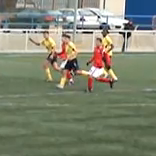
#> input picture Images/Chapter10/Input/frame1.bmp, 156 x 156 px, found by its file name
$ python ColorHistograms.py
#> lines starting #> are read from the running program, lines starting #| are printed output that depends on the picture; after the words box and inside, x2 and y2 are one past the last pixel; in counts of white or black regions, pixels touching at a corner belong together
### Modules/ImageUtilities.py
'''
Feature Extraction and Image Processing
Mark S. Nixon & Alberto S. Aguado
http://www.southampton.ac.uk/~msn/book/
ImageUtilities: Helper module to support image read, create, show and write
                Uses PIL and numpy to work with arrays containing image data
'''

# Image load by using PIL
from PIL import Image

# Array to store image data
from numpy import array, zeros, amax, amin, clip

# Show an image
from matplotlib.pyplot import imshow
import matplotlib.pyplot as plt

# Read an image returning an array with 3 color components
def imageReadRGB(fileName):
    inputImage = Image.open(fileName)
#> inputImage is the input picture: PIL image 156x156 RGB; mean R, G, B 128.3, 132.6, 113.7
    width, height = inputImage.size
#> width = 156; height = 156

    inputArray = array(inputImage)
    inputArray = inputArray[:, :, 0:3]

    return inputArray, width, height

# Read an image returning an array with 3 float color components
# [57 lines left out: functions imageReadRGBF, imageReadL, imageSaveF, imageSaveL, imageSaveRGB, not called in this run]

# Create a zero array with 3 color components
def createImageRGB(width, height):
    outputArray = zeros((height, width, 3), dtype='uint8')

    return outputArray

# Create a zero array with a color components
# [16 lines left out: functions createImageL, createImageUV, createImage2I, not called in this run]

# Create a zero array with float components
def createImageF(width, height, numComponents = 1):
    if numComponents == 1:
        outputArray = zeros((height, width), dtype='float')
    else:
        outputArray = zeros((height, width, numComponents), dtype='float')

    return outputArray

# Create a multidimensional dimensional array
# [77 lines left out: functions createImageNF, createImageFromDataF, createScaleImageL, scaleImageL, createVectorFromDataF, createVectorF and 1 more, not called in this run]

# Show an array containing image data
def showImageRGB(image):
    # Create output and show
    outputImage = Image.fromarray(image, 'RGB')
    outputImage.show()

# Show an array containing image data
# [82 lines left out: functions showImageL, showImageF, plotImageRGB, plotImageRGBF, plotImageL, plotImageF, not called in this run]

### Modules/PlotUtilities.py
'''
Feature Extraction and Image Processing
Mark S. Nixon & Alberto S. Aguado
http://www.southampton.ac.uk/~msn/book/
PlotUtilities: Helper module to show plots of image data
          Uses numpy  and matplotlib to work with arrays and plots
'''

# Math functions
import math

# Array to store data
import numpy as np

# Array to store image data
from numpy import zeros

# Plot functions
import matplotlib.pyplot as plt
import matplotlib.ticker as ticker

# Two alternative ways to import Axes3D.
import importlib
importlib.import_module('mpl_toolkits.mplot3d').Axes3D
#from mpl_toolkits.mplot3d import Axes3D

# Plot a histogram of data
# [102 lines left out: functions plotHistogram, plotCurve, plot2Curves, plotCurves, plotCurveXY, not called in this run]

# Plot a histogram of data
def plot3DColorHistogram(dataZ, colorsRGB, zRange = [0, 0]):

    width = dataZ.shape[1]
    height = dataZ.shape[0]

    # Convert data to array
    zData = np.array(dataZ)

    # Create an X-Y mesh of the same dimension as the 2D data
    xData, yData = np.meshgrid( np.arange(width), np.arange(height))

    # Flatten the arrays so that they may be passed to "axes.bar3d".
    xData = xData.flatten()
    yData = yData.flatten()
    zData = zData.flatten()

    colorsArray = colorsRGB.reshape((width * height, 3))

    # Create figure
    fig = plt.figure()
    axes = fig.add_subplot(projection='3d')
    axes.bar3d( xData, yData, np.zeros(len(zData)), .98, .98, zData, color=colorsArray, alpha=1.0, zsort='max')

    axes.set_xlim3d(0, width)
    axes.set_ylim3d(0, height)
    if zRange[0] != 0 or zRange[1] != 0:
        axes.set_zlim3d([zRange[0], zRange[1]])

    plt.show()

# Plot a histogram of data
# [198 lines left out: functions plot3DHistogram, plotColorSurface, plotSurface, plotWireframe, plotQuiver, not called in this run]

### PhytonWorkSpace5Edition/ExamplesPython_3.12.8/Chapter10/ColorHistograms.py
'''
Feature Extraction and Image Processing
Mark S. Nixon & Alberto S. Aguado
http://www.southampton.ac.uk/~msn/book/
Chapter 10
ColorHistograms: Compute 2D colour histogram of an image
'''

# Set up modules path
# It can also be set in sys variables
import os
import sys
sys.path.append(os.path.join(os.path.dirname(__file__), "../../Modules"))

# Setup modules
from ImageUtilities import imageReadRGB, showImageRGB, createImageF, createImageRGB
from PlotUtilities import plot3DColorHistogram

# Math and iteration
from math import exp
from timeit import itertools

'''
Parameters:
    pathToDir = Input image directory
    imageName = Input image name
    histoSize = Size of the histogram
    position = position of the region
    regionRadius = Size of the kernel
    sigma = weight control
'''
pathToDir = os.path.join(os.path.dirname(__file__), "../../Images/Chapter10/Input/")
imageName = "frame1.bmp"

histSize = 64
position = [100, 60]
regionRadius = [12, 18]

sigma  = 4.0

# Show input image
inputImage, width, height = imageReadRGB(pathToDir + imageName)
#> width = 156; height = 156
showImageRGB(inputImage)

# Three float array to store colors to be used in the surface plot
colorsRGB = createImageF(histSize, histSize, 3)

# Quantization scale
colourScale = 256.0 / histSize

# Create region image and histogram
regionImage = createImageRGB(2*regionRadius[0], 2*regionRadius[1])
histogram = createImageF(histSize, histSize)
sumValue = 0
for deltaX, deltaY in itertools.product(range(-regionRadius[0],regionRadius[0]), range(-regionRadius[1], regionRadius[1])):

    x, y  = position[0] + deltaX, position[1] + deltaY
    px,py = deltaX+regionRadius[0], deltaY+regionRadius[1]

    if x>0 and y>0 and x<width and y<height :

        regionImage[py,px] = inputImage[y,x]
        w = exp(-(deltaX*deltaX + deltaY*deltaY)/(2*sigma*sigma))

        rgb = inputImage[y,x] / 256.0
        Cb = int((128 - 37.79*rgb[0] - 74.203*rgb[1] +    112*rgb[2])/colourScale)
        Cr = int((128 +   112*rgb[0] - 93.786*rgb[1] - 18.214*rgb[2])/colourScale)

        histogram[Cr,Cb] += w
        sumValue += w
#> this loop made 864 passes
#> (rgb, Cb, Cr) on passes 1 to 12: ([0.828, 0.762, 0.625], 27, 34), ([0.828, 0.762, 0.625], 27, 34), ([0.82, 0.75, 0.641], 28, 34), ([0.82, 0.75, 0.641], 28, 34), ([0.805, 0.758, 0.672], 29, 33), ([0.801, 0.754, 0.668], 29, 33), ([0.812, 0.754, 0.695], 29, 33), ([0.84, 0.781, 0.723], 29, 33), ([0.891, 0.855, 0.785], 29, 33), ([0.875, 0.836, 0.766], 29, 33), ([0.605, 0.617, 0.523], 29, 32), ([0.43, 0.438, 0.348], 29, 32)
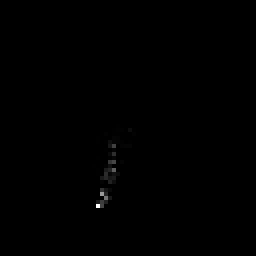
#> histogram: shape (64, 64) float64 (shown 4 times larger); min 0, max 15.16, mean 0.0245; drawn with min black and max white
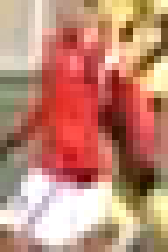
#> regionImage: shape (36, 24, 3) (shown 7 times larger); mean R, G, B 192.3, 136.2, 116.8
#> after the loop, sumValue = 100.2

for r,b in itertools.product(range(0, histSize), range(0, histSize)):
    histogram[r,b] /= sumValue
    colorsRGB[r,b] = [0.1, .4, .8]
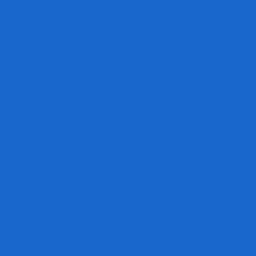
#> colorsRGB: shape (64, 64, 3) float64 (shown 4 times larger); mean of channels 0, 1, 2 0.1, 0.4, 0.8; drawn as R, G, B
#> histogram: shape (64, 64) float64; 2.59% of pixels changed, all inside (x1, y1, x2, y2) = (21, 31, 34, 52)

# Show results
showImageRGB(regionImage)
plot3DColorHistogram(histogram, colorsRGB)
#> in plot3DColorHistogram, `zData = zData.flatten()`: zData = 4096 values, max 0.151 at index 3288, min 0 at index 0, mean 0.000244
#> in plot3DColorHistogram, `plt.show()`:
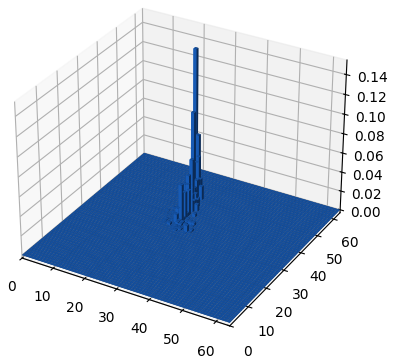
#> figure drawn by matplotlib, 1 panel

#imageSaveRGB(regionImage, "../../Images/Chapter9/Results/Fig_code9_1/region.png")

$ run again, with Images/Chapter10/Input/frame2.bmp copied over Images/Chapter10/Input/frame1.bmp
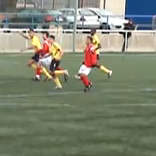
#> input picture Images/Chapter10/Input/frame2.bmp, 156 x 156 px, found by its file name
#> in imageReadRGB, inputImage is the input picture: PIL image 156x156 RGB; mean R, G, B 127.8, 132.8, 114.2
#> `inputImage, width, height = imageReadRGB(pathToDir + imageName)`: width = 156
#> the loop `for deltaX, deltaY in itertools.product(range(-regionRadius[0],regionR..` made 864 passes
#> (rgb, Cb, Cr) on passes 1 to 8: ([0.695, 0.473, 0.379], 27, 38), ([0.602, 0.379, 0.289], 27, 38), ([0.586, 0.297, 0.238], 27, 40), ([0.625, 0.336, 0.277], 27, 40), ([0.785, 0.324, 0.332], 27, 44), ([0.832, 0.367, 0.375], 27, 44), ([0.875, 0.414, 0.43], 28, 44), ([0.762, 0.301, 0.316], 28, 44)
#> after the loop `for deltaX, deltaY in itertools.product(range(-regionRadius[0],regionR..`:
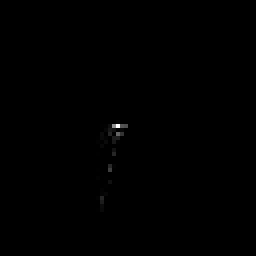
#> histogram: shape (64, 64) float64 (shown 4 times larger); min 0, max 20.11, mean 0; drawn with min black and max white
#> after the loop `for deltaX, deltaY in itertools.product(range(-regionRadius[0],regionR..`: sumValue = 100.2
#> zData = 4096 values, max 0.201 at index 2013, min 0 at index 0, mean 0.000244
#> in plot3DColorHistogram, `plt.show()`:
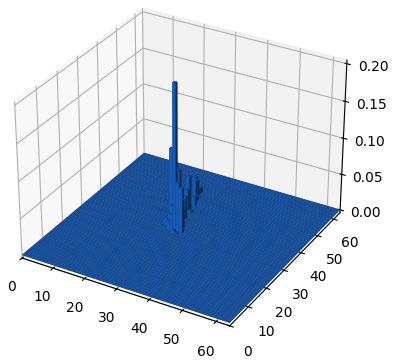
#> figure drawn by matplotlib, 1 panel

$ run again, with Images/Chapter10/Input/frame3.bmp copied over Images/Chapter10/Input/frame1.bmp
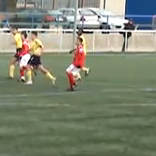
#> input picture Images/Chapter10/Input/frame3.bmp, 156 x 156 px, found by its file name
#> in imageReadRGB, inputImage is the input picture: PIL image 156x156 RGB; mean R, G, B 128.2, 133.6, 114.9
#> `inputImage, width, height = imageReadRGB(pathToDir + imageName)`: width = 156
#> the loop `for deltaX, deltaY in itertools.product(range(-regionRadius[0],regionR..` made 864 passes
#> (rgb, Cb, Cr) on passes 1 to 8: ([0.871, 0.805, 0.66], 27, 34), ([0.871, 0.805, 0.66], 27, 34), ([0.836, 0.746, 0.648], 28, 34), ([0.82, 0.73, 0.637], 28, 34), ([0.801, 0.73, 0.633], 28, 34), ([0.781, 0.707, 0.609], 28, 34), ([0.812, 0.77, 0.68], 29, 33), ([0.816, 0.773, 0.684], 29, 33)
#> after the loop `for deltaX, deltaY in itertools.product(range(-regionRadius[0],regionR..`:
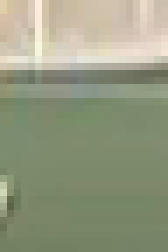
#> regionImage: shape (36, 24, 3) (shown 7 times larger); mean R, G, B 148.7, 154.3, 128.3
#> after the loop `for deltaX, deltaY in itertools.product(range(-regionRadius[0],regionR..`: sumValue = 100.2
#> zData = 4096 values, max 0.511 at index 2013, min 0 at index 0, mean 0.000244
#> in plot3DColorHistogram, `plt.show()`:
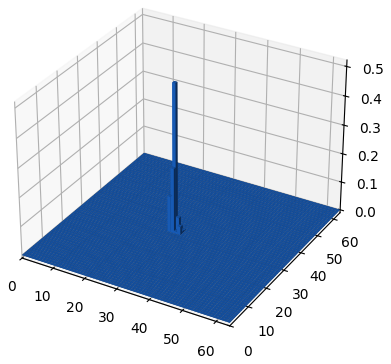
#> figure drawn by matplotlib, 1 panel

$ run again, with Images/Chapter10/Input/frame4.bmp copied over Images/Chapter10/Input/frame1.bmp
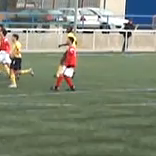
#> input picture Images/Chapter10/Input/frame4.bmp, 156 x 156 px, found by its file name
#> in imageReadRGB, inputImage is the input picture: PIL image 156x156 RGB; mean R, G, B 127.4, 133.4, 114.9
#> `inputImage, width, height = imageReadRGB(pathToDir + imageName)`: width = 156
#> the loop `for deltaX, deltaY in itertools.product(range(-regionRadius[0],regionR..` made 864 passes
#> (rgb, Cb, Cr) on passes 1 to 8: ([0.809, 0.766, 0.66], 28, 33), ([0.805, 0.762, 0.656], 28, 33), ([0.797, 0.75, 0.645], 28, 33), ([0.801, 0.758, 0.648], 28, 33), ([0.82, 0.75, 0.66], 28, 34), ([0.797, 0.727, 0.637], 28, 34), ([0.801, 0.754, 0.668], 29, 33), ([0.855, 0.809, 0.723], 29, 33)
#> after the loop `for deltaX, deltaY in itertools.product(range(-regionRadius[0],regionR..`:
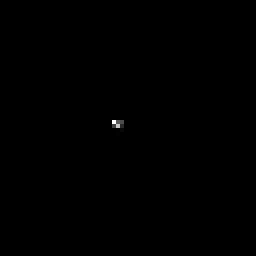
#> histogram: shape (64, 64) float64 (shown 4 times larger); min 0, max 34.51, mean 0; drawn with min black and max white
#> after the loop `for deltaX, deltaY in itertools.product(range(-regionRadius[0],regionR..`: sumValue = 100.2
#> zData = 4096 values, max 0.344 at index 1948, min 0 at index 0, mean 0.000244
#> in plot3DColorHistogram, `plt.show()`:
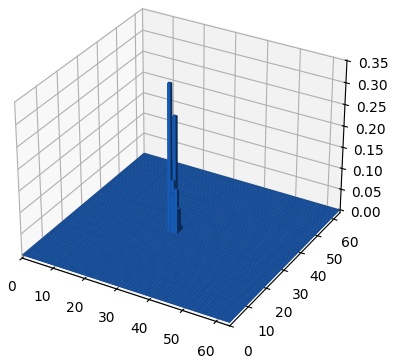
#> figure drawn by matplotlib, 1 panel
